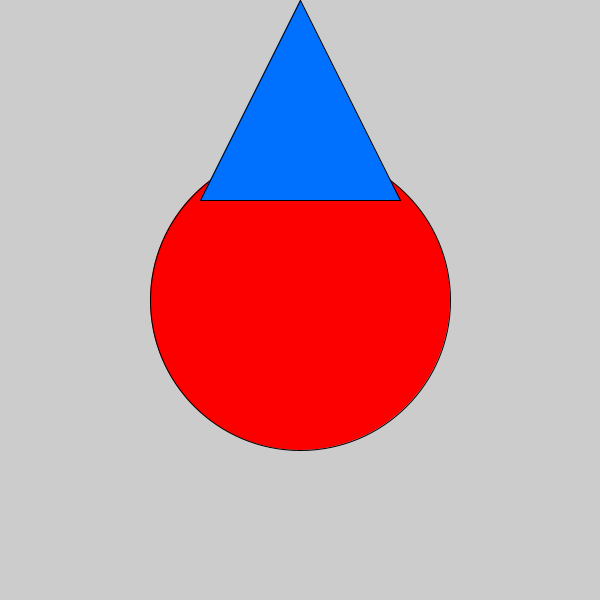
Frame 1 (no input)
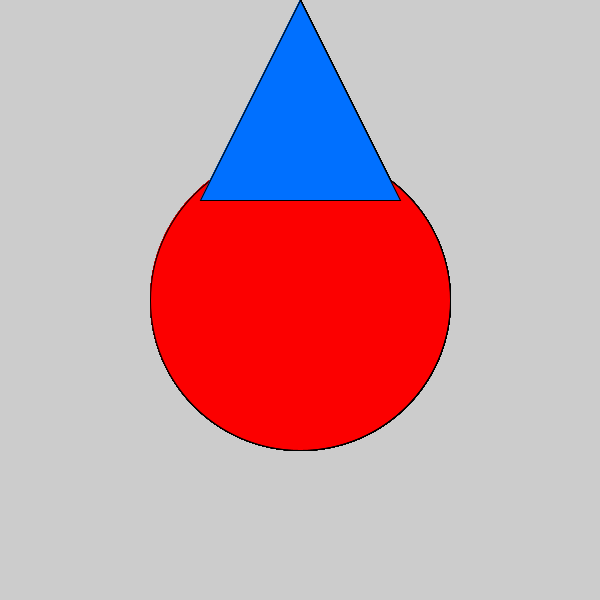
Frame 60 (the mouse pressed at the canvas centre just before this capture)
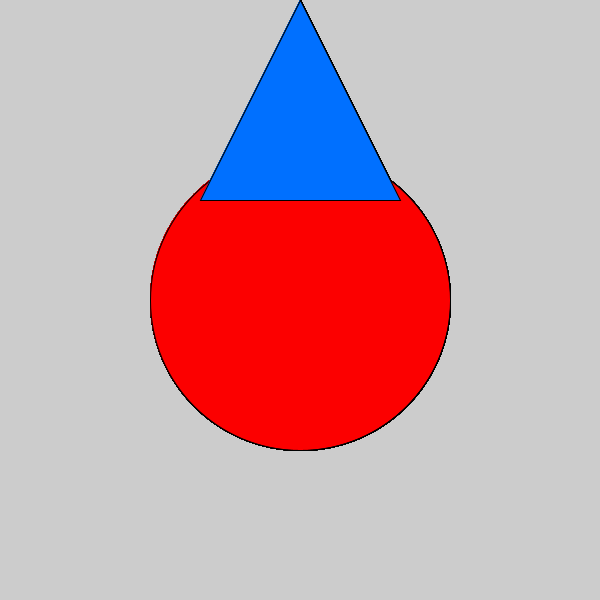
Frame 120 (the mouse held since frame 60 and released just before this capture)

The Processing sketch that drew these frames (run headless with seeded random() and noise(); from frame 60 on, the mouse is pressed at the canvas centre):

// Processing sketch: codeStuff
// ── codeStuff.pde
void setup(){
  

size(600,600);
}

void draw() {
fill(#FC0000);

ellipse(300,300,300,300);

fill(#0070FF);

triangle(300,0,200,200,400,200);
}
